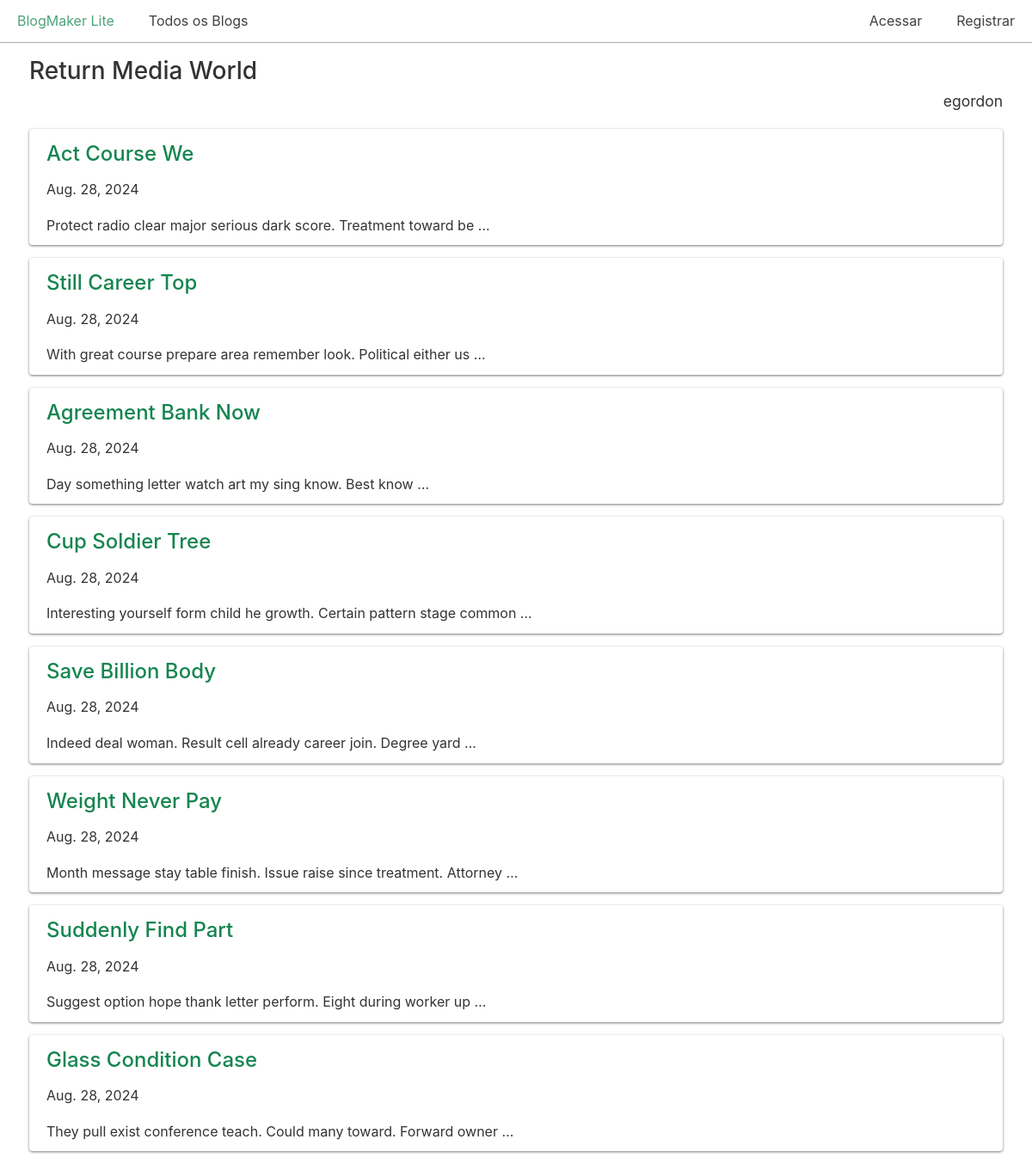
/blogs/2/, run on the app's committed database.
### blogs/models.py (models this page shows, shortened)
class Blog(models.Model):
    title = models.CharField(max_length=200)
    description = models.TextField()
    date_added = models.DateTimeField(auto_now_add=True)
    owner = models.ForeignKey(User, on_delete=models.CASCADE) ## adicionado para controlar o 'dono' do Blog

class BlogPost(models.Model):
    title = models.CharField(max_length=500)
    body = models.TextField()
    blog = models.ForeignKey(Blog, on_delete=models.CASCADE)
    date_added = models.DateTimeField(auto_now_add=True)

### blogs/views.py (the view)
# urls.py: path("blogs/<int:blog_id>/", views.blog, name="blog"),
def blog(request, blog_id):
    blog = Blog.objects.get(id=blog_id)
    posts = blog.blogpost_set.all()
    context = {
        "blog": blog,
        "posts": posts,
    }
    return render(request, "blogs/blog.html", context)

### blogs/templates/blogs/blog.html (shortened to what this page needs)
{% extends "blogs/base.html" %}
{% block content %}
  <h2>{{ blog.title }}</h2>
  <p class="text-right blog-owner">{{ blog.owner.username }}</p>
  {% for post in posts %}
    <div class="card">
      <header>
        <h3><a href="{% url 'blogs:post' post.id %}">
            {{ post.title }}</a></h3>
      </header>
      <p>{{ post.date_added|date:"DATE_FORMAT"}}</p>
      <p>{{ post.body|truncatewords:10 }}</p>
    </div>
  {% empty %}
    <h3>Nenhum artigo foi postado ainda para este blog.</h3>
  {% endfor %}
{% endblock content %}

### css/chota.css (style rules this page uses)
:root { --bg-color: #fff; --bg-secondary-color: #f3f3f6; --color-primary: #14854f; --color-lightGrey: #d2d6dd; --color-grey: #747681; --color-darkGrey: #3f4144; --color-error: #d43939; --color-success: #28bd14; --grid-maxWidth: 120rem; --grid-gutter: 2rem; --font-size: 1.6rem; --font-color: #333; --font-family-sans: -apple-system, "BlinkMacSystemFont", "Avenir", "Avenir Next", "Segoe UI", "Roboto", "Oxygen", "Ubuntu", "Cantarell", "Fira Sans", "Droid Sans", "Helvetica Neue", sans-serif; --font-family-mono: monaco, "Consolas", "Lucida Console", monospace; }
html { -webkit-box-sizing: border-box; box-sizing: border-box; font-size: 62.5%; line-height: 1.15; -webkit-text-size-adjust: 100%; -moz-text-size-adjust: 100%; -ms-text-size-adjust: 100%; text-size-adjust: 100%; }
*, *::before, *::after { -webkit-box-sizing: inherit; box-sizing: inherit; }
body { background-color: var(--bg-color); line-height: 1.6; font-size: var(--font-size); color: var(--font-color); font-family: "Segoe UI", "Helvetica Neue", sans-serif; font-family: var(--font-family-sans); margin: 0; padding: 0; }
h1, h2, h3, h4, h5, h6 { font-weight: 500; margin: 0.35em 0 0.7em; }
h2 { font-size: 1.75em; }
h3 { font-size: 1.5em; }
a { color: var(--color-primary); text-decoration: none; }
p { margin-top: 0; }
::placeholder { color: #bdbfc4; }
.card { padding: 1rem 2rem; border-radius: 4px; background: var(--bg-color); -webkit-box-shadow: 0 1px 3px var(--color-grey); box-shadow: 0 1px 3px var(--color-grey); }
.card p:last-child { margin: 0; }
.card header > * { margin-top: 0; margin-bottom: 1rem; }
.text-right { text-align: right; }

### css/custom.css (style rules this page uses)
.card { margin-bottom: 15px; }
p.blog-owner { font-size: 1.75rem; margin-top: -20px; }

### data on the page
Blog: title "Return Media World", owner.username "egordon"
BlogPost: title "Act Course We", date_added "Aug. 28, 2024", body "Protect radio clear major serious dark score. Treatment toward be …"
BlogPost: title "Still Career Top", date_added "Aug. 28, 2024", body "With great course prepare area remember look. Political either us …"
BlogPost: title "Agreement Bank Now", date_added "Aug. 28, 2024", body "Day something letter watch art my sing know. Best know …"
BlogPost: title "Cup Soldier Tree", date_added "Aug. 28, 2024", body "Interesting yourself form child he growth. Certain pattern stage common …"
BlogPost: title "Save Billion Body", date_added "Aug. 28, 2024", body "Indeed deal woman. Result cell already career join. Degree yard …"
BlogPost: title "Weight Never Pay", date_added "Aug. 28, 2024", body "Month message stay table finish. Issue raise since treatment. Attorney …"
BlogPost: title "Suddenly Find Part", date_added "Aug. 28, 2024", body "Suggest option hope thank letter perform. Eight during worker up …"
BlogPost: title "Glass Condition Case", date_added "Aug. 28, 2024", body "They pull exist conference teach. Could many toward. Forward owner …"
